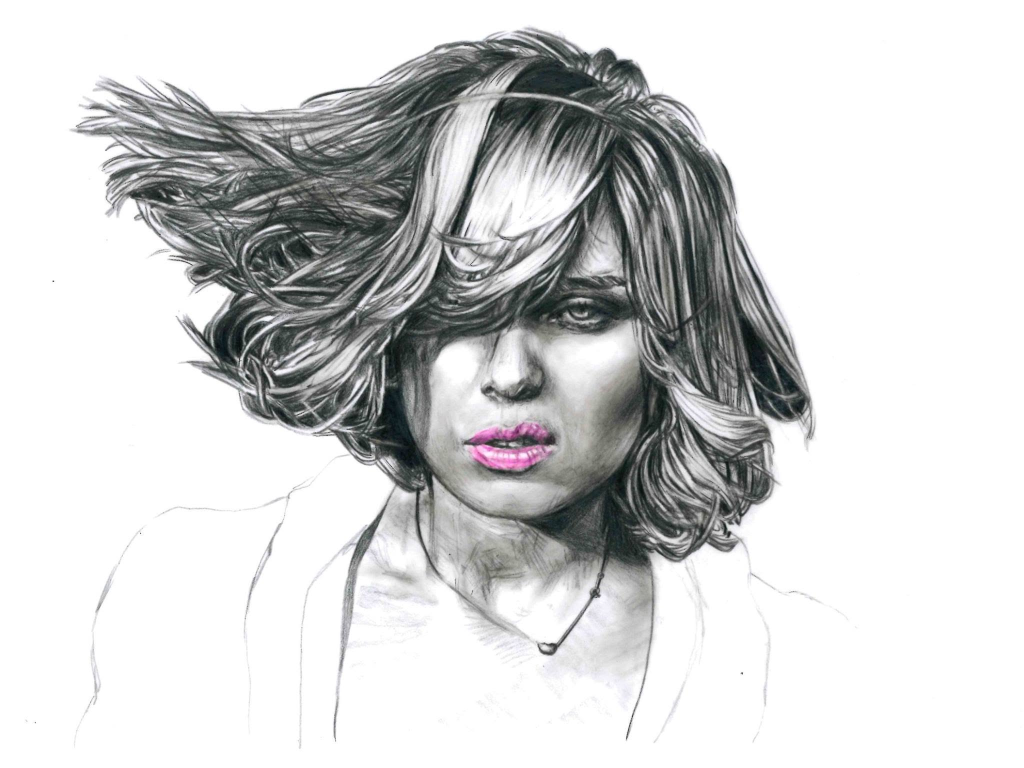
#> input picture live-site/carrusel/img/src/107590796_4093189104089104_8579394152081488805_n.jpg, 2048 x 1536 px, found by its file name (shown at 1/2 size)
$ python build_carrusel_assets.py
#> lines starting #> are read from the running program, lines starting #| are printed output that depends on the picture
#!/usr/bin/env python3
"""
Pipeline de assets para el carrusel parallax de naroa.online.

- Lee originales de img/src/
- Si lado mayor < 1200px: mediana(3) mezclada 40% (solo JPEGs pequenos)
  -> upscale 2x Lanczos -> UnsharpMask(1.4, 55, 3)
- Guarda webp q92 method=6 con slug limpio en img/
- Genera blur-{slug}.webp (~24px lado mayor, q40)
- Calcula color dominante (median-cut, cluster mas frecuente)
- Escribe manifest.json en la raiz de public/carrusel/
"""
import json
from pathlib import Path

from PIL import Image, ImageFilter

BASE = Path(__file__).resolve().parent.parent / "public" / "carrusel"
SRC = BASE / "img" / "src"
OUT = BASE / "img"
MANIFEST = BASE / "manifest.json"

MIN_SIDE = 1200
BLUR_SIDE = 24

# slug -> (archivo fuente, descripcion, focalPoint, capasSugeridas)
ITEMS = {
    "roisin-lapiz": (
        "107590796_4093189104089104_8579394152081488805_n.jpg",
        "Retrato a lapiz de mujer con melena al viento y labios rosa fucsia como "
        "unico acento; busto centrado-derecha sobre fondo blanco; paleta grafito + rosa.",
        {"x": 0.56, "y": 0.42},
        ["figura", "fondo"],
    ),
    "guitarrista": (
        "107606755_4088663064541708_490817533121466606_n.jpg",
        "Dibujo a lapiz de guitarrista de blues sonriente con Gibson SG en diagonal; "
        "figura a la izquierda y mastil hacia la esquina superior derecha; grafito sobre blanco.",
        {"x": 0.34, "y": 0.28},
        ["guitarra", "figura", "fondo"],
    ),
    "chico-pez": (
        "107742658_4097484643659550_3561547213104938734_n.jpg",
        "Retrato a lapiz de joven con la barbilla apoyada en la mano junto a un vaso "
        "de agua con un pez; cara a la derecha, vaso a la izquierda; grafito con mesa sombreada.",
        {"x": 0.58, "y": 0.34},
        ["vaso-pez", "figura", "mesa", "fondo"],
    ),
    "pippi": (
        "pipi.jpg",
        "Pippi Calzaslargas sonriente con trenzas al viento, ojos azules y mono al hombro; "
        "busto centrado sobre fondo blanco; grafito con acentos azul y verde lima.",
        {"x": 0.43, "y": 0.40},
        ["mono", "pippi", "fondo"],
    ),
    "pippi-cartas": (
        "images (15).jpeg",
        "Cuadro con marco dorado barroco sobre pared verde botella: Pippi asoma tras un "
        "abanico de cartas (reinas y joker) sobre fondo de cuadros rojos; paleta dorado/rojo/verde.",
        {"x": 0.44, "y": 0.42},
        ["marco", "cartas", "escena-interior", "pared"],
    ),
    "roisin-full": (
        "roisin.webp",
        "Obra mixta enmarcada: retrato de mujer con labios rosa sobre tartan escoces, "
        "plumas negras desbordando el marco blanco sobre pared roja; paleta rojo/negro/rosa.",
        {"x": 0.60, "y": 0.46},
        ["plumas", "retrato", "tartan", "marco", "pared"],
    ),
    "roisin-detalle": (
        "roisyn.jpeg",
        "Detalle del retrato: primer plano del rostro con labios fucsia y mechon cubriendo "
        "un ojo, plumas negras y tartan al fondo; encuadre vertical estrecho.",
        {"x": 0.34, "y": 0.44},
        ["rostro", "plumas-fondo"],
    ),
}


def dominant_color(img: Image.Image) -> str:
    small = img.convert("RGB").resize((50, 50), Image.Resampling.BILINEAR)
    q = small.quantize(colors=5, method=Image.Quantize.MEDIANCUT)
    colors = sorted(q.getcolors(), key=lambda c: c[0], reverse=True)
    r, g, b = q.getpalette()[colors[0][1] * 3: colors[0][1] * 3 + 3]
    return f"#{r:02x}{g:02x}{b:02x}"


def process(slug: str, src_name: str):
#> called with slug = 'roisin-lapiz'
    img = Image.open(SRC / src_name)
#> img is the input picture: PIL image 2048x1536 RGB; mean R, G, B 210.2, 210.9, 210.9
    img = img.convert("RGB")
    w0, h0 = img.size
#> w0 = 2048; h0 = 1536
    steps = []

    if max(w0, h0) < MIN_SIDE:
        if src_name.lower().endswith((".jpg", ".jpeg")):
            blurred_noise = img.filter(ImageFilter.MedianFilter(size=3))
            img = Image.blend(img, blurred_noise, 0.4)
            steps.append("mediana3@40%")
        img = img.resize((w0 * 2, h0 * 2), Image.Resampling.LANCZOS)
        steps.append("upscale2x-lanczos")
        img = img.filter(ImageFilter.UnsharpMask(radius=1.4, percent=55, threshold=3))
        steps.append("unsharp(1.4/55/3)")

    out_file = OUT / f"{slug}.webp"
    img.save(out_file, "WEBP", quality=92, method=6)

    # blur placeholder: lado mayor ~24px
    w, h = img.size
#> w = 2048; h = 1536
    scale = BLUR_SIDE / max(w, h)
#> scale = 0.0117
    blur = img.resize((max(1, round(w * scale)), max(1, round(h * scale))),
                      Image.Resampling.LANCZOS)
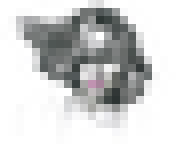
#> blur: PIL image 24x18 RGB (shown 8 times larger); mean R, G, B 209.7, 210.4, 210.4
    blur_file = OUT / f"blur-{slug}.webp"
    blur.save(blur_file, "WEBP", quality=40, method=6)

    return {
        "orig_size": (w0, h0),
        "final_size": img.size,
        "dominant": dominant_color(img),
        "out_bytes": out_file.stat().st_size,
        "blur_bytes": blur_file.stat().st_size,
        "steps": steps or ["reencode-solamente"],
    }
#> in dominant_color, `small = img.convert("RGB").resize((50, 50), Image.Resampling.BILINEAR)`:
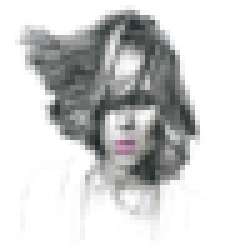
#> small: PIL image 50x50 RGB (shown 5 times larger); mean R, G, B 210.2, 210.9, 210.9
#> in dominant_color, `q = small.quantize(colors=5, method=Image.Quantize.MEDIANCUT)`:
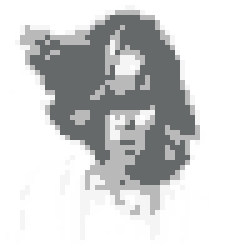
#> q: PIL image 50x50 P (shown 5 times larger); mean R, G, B 212.4, 213, 213.2
#> in dominant_color, `colors = sorted(q.getcolors(), key=lambda c: c[0], reverse=True)`: colors = [(1249, 0), (547, 4), (296, 3), (212, 1), (196, 2)]
#> in dominant_color, `r, g, b = q.getpalette()[colors[0][1] * 3: colors[0][1] * 3 + 3]`: r = 255


def main():
    manifest = []
    for slug, (src_name, desc, focal, capas) in ITEMS.items():
        info = process(slug, src_name)
        w, h = info["final_size"]
        manifest.append({
            "slug": slug,
            "file": f"img/{slug}.webp",
            "blur": f"img/blur-{slug}.webp",
            "w": w,
            "h": h,
            "dominantColor": info["dominant"],
            "focalPoint": focal,
            "descripcion": desc,
            "capasSugeridas": capas,
            "fuente": src_name,
        })
        print(f"{slug:16s} {info['orig_size'][0]}x{info['orig_size'][1]}"
              f" -> {w}x{h}  {info['out_bytes']/1024:7.1f} KB"
              f"  blur {info['blur_bytes']/1024:5.1f} KB  {info['dominant']}"
              f"  [{'+'.join(info['steps'])}]")

    MANIFEST.write_text(json.dumps(manifest, ensure_ascii=False, indent=2) + "\n",
                        encoding="utf-8")
    print(f"\nmanifest.json -> {MANIFEST}")


if __name__ == "__main__":
#> (the run stopped early here; a loop or call above may not have finished)
